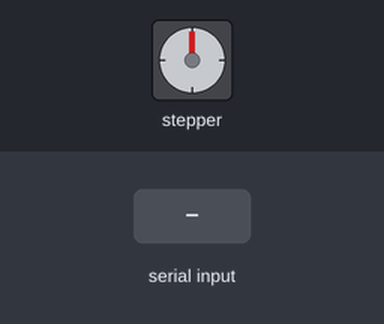
The sketch below on a simulated Arduino Uno, built with avr-gcc and run on an emulated ATmega328P. On the bench: stepper motor. Inputs (shaded band) come from the test bench. Stepper angles assume 200 steps per turn; what the sketch prints to the serial monitor is not drawn.

Above: at 1.2 s.
1.3 s: byte 1 (1) received over Serial
At 1.8 s:
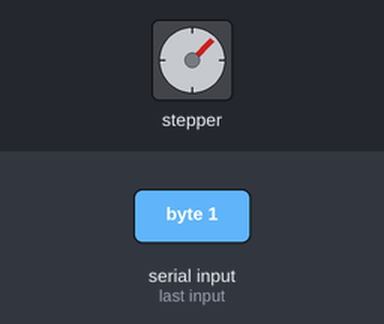
2.8 s: byte 0 (0) received over Serial
At 4.2 s:
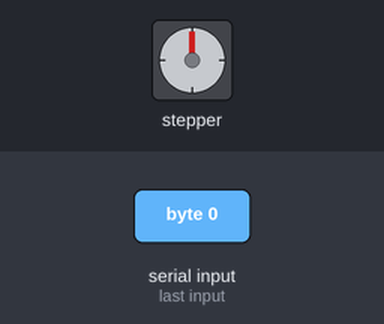
5.8 s: byte 0 (0) received over Serial
At 6.4 s:
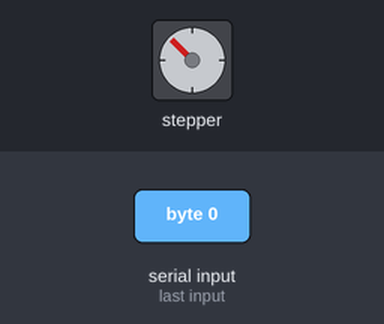
7.3 s: byte 1 (1) received over Serial
At 8.8 s:
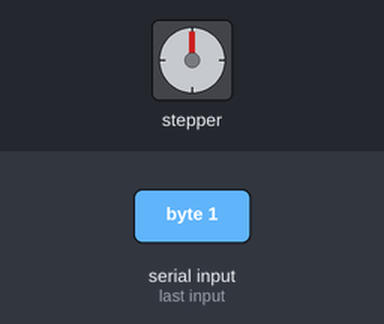
Timing chart, 0 to 10.3 s (numbered marks = the images above; inputs shaded):
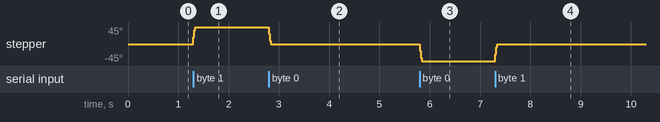

The sketch:

stepper.ino
```cpp
// Reads incoming serial data from two seperate labled pieces of data and writes the values to the boards specified outputs

#include <Stepper.h>

const int stepsPerRevolution = 200;  // change this to fit the number of steps per revolution

Stepper myStepper(stepsPerRevolution, 4, 5);  // initialize the stepper library on pins 4 and 5:

void setup() {
  myStepper.setSpeed(150);   // set the speed at * rpm:
  Serial.begin(115200);  // Initialize the serial port
}

void loop() {
  if (Serial.available() > 0) {  //
    int x = Serial.read();
    Serial.print(x);  //


    switch (x) {
      case 1:     //
      myStepper.step(stepsPerRevolution/8);
      break;
      case 0:
      myStepper.step(-stepsPerRevolution/8);
      break;

    }

  }
}
```

Measured:
- after the input at 1.3 s, stepper: turns 45° clockwise, starting at once
- after the input at 2.8 s, stepper: turns 45° counter-clockwise, starting at once
- after the input at 5.8 s, stepper: turns 45° counter-clockwise, starting at once
- after the input at 7.3 s, stepper: turns 45° clockwise, starting at once
